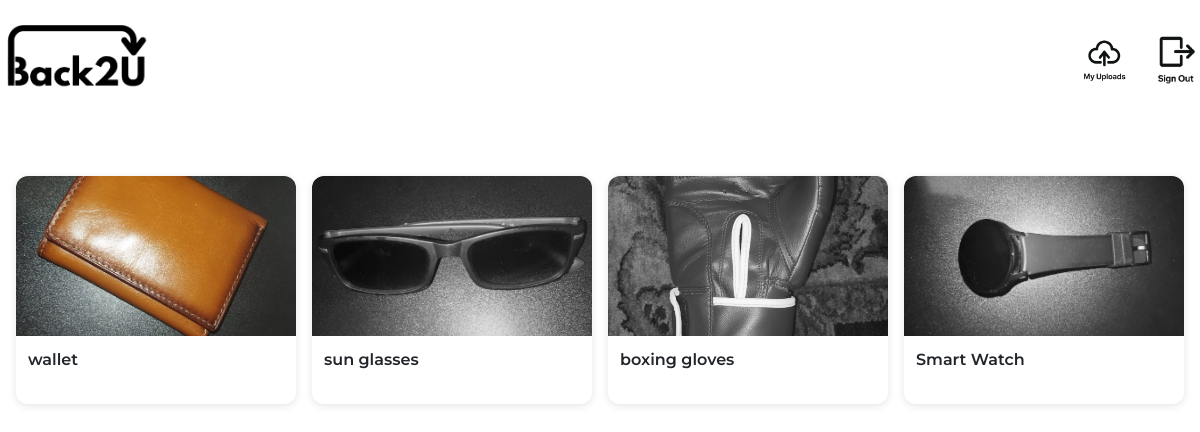
/ (signed in), run on the app's committed database.
### tables this page shows
CREATE TABLE items (
    id INTEGER PRIMARY KEY AUTOINCREMENT,
    user_id INTEGER,
    picture TEXT,
    title TEXT,
    location TEXT,
    description TEXT,
    question1 TEXT,
    question2 TEXT,
    question3 TEXT, answer1 TEXT, answer2 TEXT, answer3 TEXT,
    FOREIGN KEY(user_id) REFERENCES users(id)
);

### app.py (the view)
@app.route("/")
@login_required
def index():
    items = db.execute("SELECT * FROM items WHERE user_id != ?", session["user_id"])
    return render_template("index.html", items = items)

### app.py (called while the page is built)
@app.after_request
def after_request(response):
    response.headers["Cache-Control"] = "no-cache, no-store, must-revalidate"
    response.headers["Expires"] = 0
    response.headers["Pragma"] = "no-cache"
    return response

### helpers.py (called while the page is built)
def login_required(f):
    @wraps(f)
    def decorated_function(*args, **kwargs):
        if session.get("user_id") is None:
            return redirect("/login")
        return f(*args, **kwargs)
    return decorated_function

### templates/index.html (shortened to what this page needs)
{% extends "layout.html" %}
{% block main %}
<div class="menu-grid">
    {% for item in items %}
        <div class="menu-card" id="{{ item['id'] }}">
            <div class="card-image">
                <img src="static/uploads/{{ item['picture'] }}" alt="{{ item['title'] }}">
            </div>
            <div class="card-body">
                <p class="menu-name">{{ item['title'] }}</p>
            </div>
        </div>
    {% endfor %}
</div>
{% endblock %}

### templates/layout.html (shortened to what this page needs)
<!DOCTYPE HTML>
<html>
<head>
    <link href="https://cdn.jsdelivr.net/npm/bootstrap@5.3.3/dist/css/bootstrap.min.css" rel="stylesheet">
    <link href="/static/styles.css" rel="stylesheet">
</head>
<body>
        {%if session['user_id'] %}
        <header class="my_header">
            <a href = "/choice"><img src = "/static/images/logo_black.png" class = "logo"></a>
            <nav class = "barnav">
                <ul class = "nav__links" style="padding-right: 10; padding-left: 0px;">
                    <li><a href = "/my_uploads" title="my uploads"><img src = "/static/images/uploads_icon.png" style = "width: 50px; margin-right: 20px"></a></li>
                    <li><a href = "/logout" title="sign out"><img src = "/static/images/signout.png" style = "width: 40px; margin-left: 0px"></a></li>
                </ul>
            </nav>
        </header>
        {%else %}
        <header style="display: flex; justify-content: center; padding-bottom: 3%;">
            <img src = "/static/images/logo_black.png" class = "logo" style="width: 140px;">
        </header>
        {%endif%}
    {% block main %}
    {% endblock %}
</body>
</html>

### static/styles.css (style rules this page uses)
body { background: white; font-family: 'Montserrat', sans-serif; font-weight: bold; overflow-x: hidden; user-select: none; -webkit-user-select: none; -moz-user-select: none; -ms-user-select: none; }
header { display: flex; justify-content: space-between; align-items: center; padding: 15px 5%; padding-bottom: 5%; }
.logo { cursor: pointer; width: 150px; object-fit: contain; }
.nav__links { list-style: none; padding-left: 10px; }
.barnav { padding-top: 20px; }
.nav__links li { display: inline-block; }
.nav__links li a { color: black; font-size: 25px; text-decoration: none; margin-right: 3px; transition: all 0.3s ease; }
@media (max-width: 1200px) { .my_header { padding-left: 0px; padding-right: 0px; } }
.menu-grid { display: grid; grid-template-columns: repeat(auto-fill, minmax(240px, 1fr)); gap: 1rem; margin: 1rem; }
.menu-card { background: #fff; border-radius: 12px; box-shadow: 0 2px 8px rgba(0,0,0,0.1); overflow: hidden; display: flex; flex-direction: column; transition: transform 0.2s ease; }
.card-image { position: relative; width: 100%; height: 160px; overflow: hidden; }
.card-image img { width: 100%; height: 100%; object-fit: cover; }
.card-body { padding: 0.75rem; flex-grow: 1; display: flex; flex-direction: column; justify-content: space-between; }
.menu-name { font-size: 1rem; font-weight: 600; margin: 0 0 0.25rem; }

### data on the page
items: picture (picture), title "wallet"
items: picture (picture), title "sun glasses"
items: picture (picture), title "boxing gloves"
items: picture (picture), title "Smart Watch"
